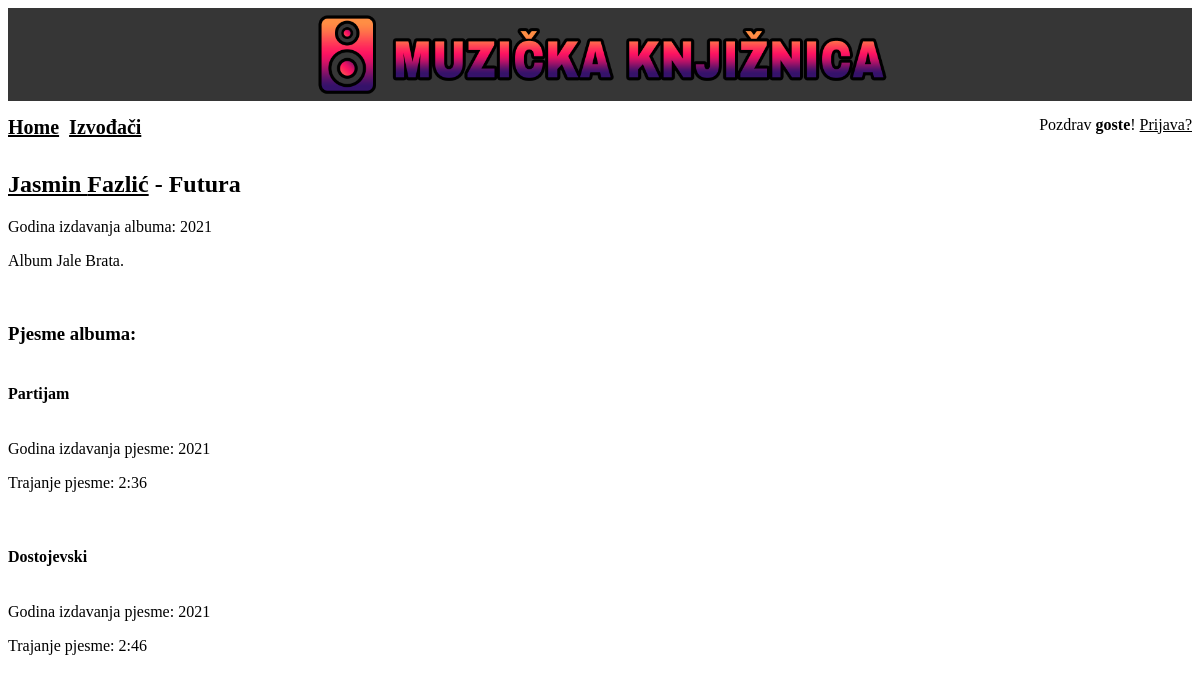
The page /izvodaci/Fazlić/Futura on the database its author committed.
### main/models.py (models this page shows, shortened)
class Pjesma(models.Model):
    naziv_pjesme=models.CharField(max_length=50)
    album=models.ForeignKey(Album, on_delete=models.CASCADE)
    godina_izdavanja_pjesme=models.CharField(max_length=4)
    trajanje_pjesme=models.CharField(max_length=50)

class Album(models.Model):
    naziv_albuma=models.CharField(max_length=50)
    izvodac=models.ForeignKey(Izvodac, on_delete=models.CASCADE)
    godina_izdavanja_albuma=models.CharField(max_length=4)
    dodatne_informacije_albuma=models.CharField(max_length=100, blank=True)

class Izvodac(models.Model):
    izvodac_ime=models.CharField(max_length=50)
    izvodac_prezime=models.CharField(max_length=50)
    datum_rođenja=models.DateField()
    dodatne_informacije_izvodaca=models.CharField(max_length=100, blank=True)
    def __str__(self):
        return self.izvodac_prezime

### main/views.py (the view)
# urls.py: path('izvodaci/<izvodaci>/<album>', PjesmaList.as_view()),
class PjesmaList(ListView):
    template_name = 'main/pjesma_list.html'
    def get_queryset(self):
        self.album = get_object_or_404(Album, naziv_albuma=self.kwargs['album'])
        return Pjesma.objects.filter(album=self.album)

### templates/main/pjesma_list.html (shortened to what this page needs)
{% extends "base_generic.html" %}
{% block content %}
<br>
{% for pjesma in object_list %}
    {% if forloop.first %}
        <div class="pjesma">
            <h2> <a href="/izvodaci/{{ pjesma.album.izvodac }}">{{pjesma.album.izvodac.izvodac_ime}} {{pjesma.album.izvodac.izvodac_prezime}}</a> - {{ pjesma.album.naziv_albuma }} </h2>
            <p>Godina izdavanja albuma: {{ pjesma.album.godina_izdavanja_albuma }}</p>
            <p>{{ pjesma.album.dodatne_informacije_albuma }}</p>
        </div>
    {% endif %}
{% endfor %}
<br>
<h3>Pjesme albuma:</h3>
{% for pjesma in object_list %}
    <div class="pjesma">
        <h4 class="gumbi">{{ pjesma.naziv_pjesme }}</h4>
        <p>Godina izdavanja pjesme: {{ pjesma.godina_izdavanja_pjesme }}</p>
        <p>Trajanje pjesme: {{ pjesma.trajanje_pjesme }}</p>
        <br>
    </div>
{% endfor %}
{% endblock %}

### main/static/css/style.css (style rules this page uses)
a { color: black; }
.gumbi { display: inline-block; }

### rows shown on the page
Pjesma: album.izvodac.izvodac_ime "Jasmin", album.izvodac.izvodac_prezime "Fazlić", album.naziv_albuma "Futura", album.godina_izdavanja_albuma "2021", album.dodatne_informacije_albuma "Album Jale Brata.", naziv_pjesme "Partijam", godina_izdavanja_pjesme "2021", trajanje_pjesme "2:36"
Pjesma: naziv_pjesme "Dostojevski", godina_izdavanja_pjesme "2021", trajanje_pjesme "2:46"
